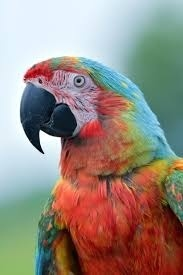
#> input picture phase1/new.jpeg, 183 x 275 px, found by its file name
$ python rectangle.py
#> lines starting #> are read from the running program, lines starting #| are printed output that depends on the picture; after the words box and inside, x2 and y2 are one past the last pixel; in counts of white or black regions, pixels touching at a corner belong together
import cv2
image=cv2.imread("phase1/new.jpeg")
#> image is the input picture: shape (275, 183, 3); mean B, G, R 128.5, 137.9, 151.2
cv2.imshow("Image",image)
pt1=(100,100)
pt2=(150,150)
cv2.rectangle(image,pt1,pt2,(255,0,0),5)
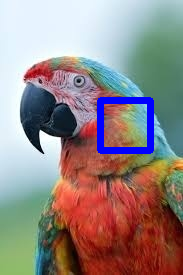
#> image: shape (275, 183, 3); 2.74% of pixels changed, all inside (x1, y1, x2, y2) = (97, 97, 154, 154)
cv2.imshow("Image",image)
cv2.waitKey(0)
cv2.destroyAllWindows()
